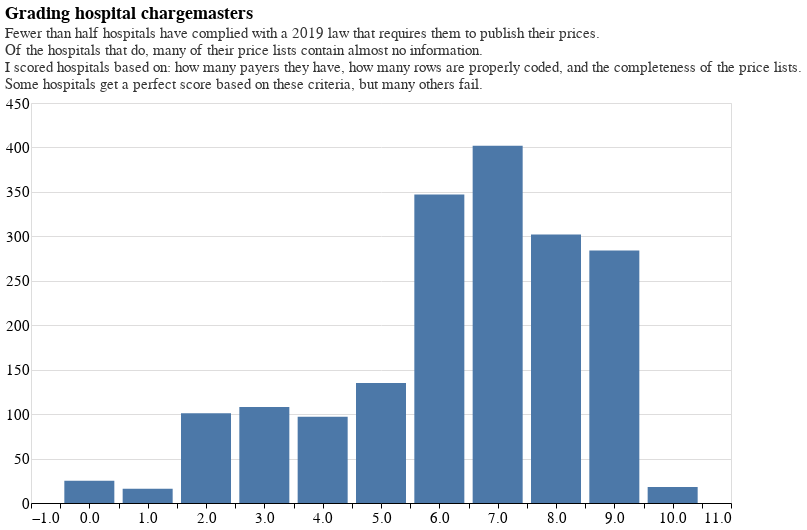

This figure's notebook cell:
### Code cell
plot_title = alt.TitleParams('Grading hospital chargemasters', subtitle = 
                             [
                                 "Fewer than half hospitals have complied with a 2019 law that requires them to publish their prices.",
                                 "Of the hospitals that do, many of their price lists contain almost no information.",
                                 "I scored hospitals based on: how many payers they have, how many rows are properly coded, and the completeness of the price lists.",
                                 "Some hospitals get a perfect score based on these criteria, but many others fail."
                             ]
                            )

base = alt.Chart(source.groupby('total').count().to_pandas(), title = plot_title).mark_bar(width = 50).encode(
    x = 'total',
    y = 'count',
)

base.properties(width =700, height = 400).configure_title(
    subtitleFontSize = 15,
    subtitleColor = '#333333',
)

### Figure 1 — Vega-Lite specification as saved in the notebook (floating-point values rounded to 4 significant figures)
{"$schema": "https://vega.github.io/schema/vega-lite/v4.17.0.json", "config": {"axisX": {"domain": true, "domainColor": "#000000", "domainWidth": 1, "grid": false, "labelAngle": 0, "labelFont": "Helvetica", "labelFontSize": 15, "tickColor": "#000000", "tickSize": 5, "title": "X Axis Title (units)", "titleFont": "Helvetica", "titleFontSize": 15, "titlePadding": 10}, "axisY": {"domain": false, "grid": true, "gridColor": "#DEDDDD", "gridWidth": 1, "labelAngle": 0, "labelFont": "Helvetica", "labelFontSize": 15, "ticks": false, "title": "Y Axis Title (units)", "titleAngle": 0, "titleFont": "Helvetica", "titleFontSize": 15, "titlePadding": 10, "titleX": 18, "titleY": -10}, "range": {"category": ["#1696d2", "#d2d2d2", "#000000", "#fdbf11", "#ec008b", "#55b748", "#5c5859", "#db2b27"], "diverging": ["#cfe8f3", "#a2d4ec", "#73bfe2", "#46abdb", "#1696d2", "#12719e"]}, "title": {"anchor": "start", "font": "Helvetica", "fontColor": "#000000", "fontSize": 18, "subtitleColor": "#333333", "subtitleFontSize": 15}}, "data": {"name": "data-39b2242fb34cb16c825e718cc75400e4"}, "datasets": {"data-39b2242fb34cb16c825e718cc75400e4": [{"count": 25, "total": 0}, {"count": 16, "total": 1}, {"count": 101, "total": 2}, {"count": 108, "total": 3}, {"count": 97, "total": 4}, {"count": 135, "total": 5}, {"count": 347, "total": 6}, {"count": 402, "total": 7}, {"count": 302, "total": 8}, {"count": 284, "total": 9}, {"count": 18, "total": 10}]}, "encoding": {"x": {"field": "total", "type": "quantitative"}, "y": {"field": "count", "type": "quantitative"}}, "height": 400, "mark": {"type": "bar", "width": 50}, "title": {"subtitle": ["Fewer than half hospitals have complied with a 2019 law that requires them to publish their prices.", "Of the hospitals that do, many of their price lists contain almost no information.", "I scored hospitals based on: how many payers they have, how many rows are properly coded, and the completeness of the price lists.", "Some hospitals get a perfect score based on these criteria, but many others fail."], "text": "Grading hospital chargemasters"}, "width": 700}
